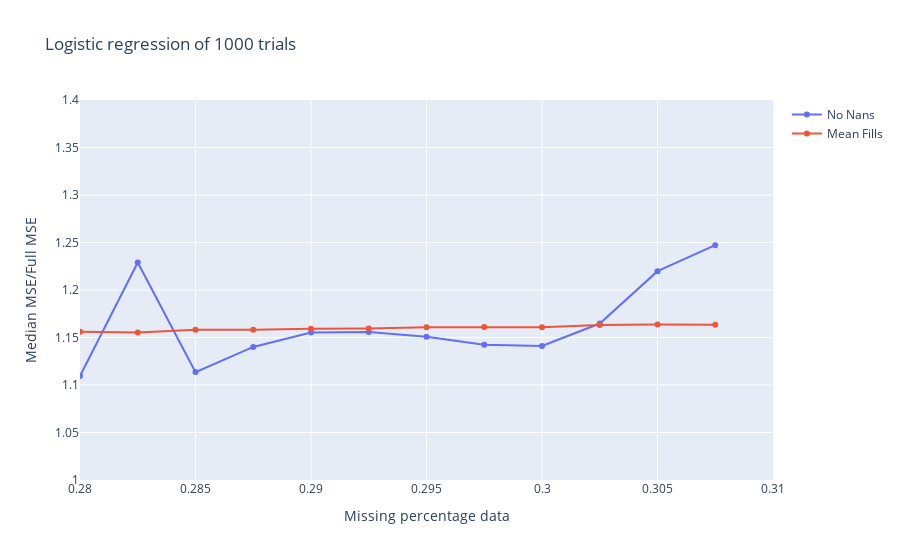

Notebook code for this chart:
### Code cell
import plotly.graph_objects as go

fig = go.Figure()

# Define the first trace
fig.add_trace(go.Scatter(x=mps,y=nonas,mode='lines+markers',name='No Nans'))
fig.add_trace(go.Scatter(x=mps,y=fills,mode='lines+markers',name='Mean Fills'))
# Define the second

# Update layout if needed
fig.update_layout(
    title='Logistic regression of 1000 trials',
    xaxis_title='Missing percentage data',
    yaxis_title='Median MSE/Full MSE',
    yaxis_range=[1, 1.4],
    xaxis_range = [0.28, 0.31]
)

# Show the plot
fig.show()

### Figure 1 — Plotly figure (JSON) as saved in the notebook; plotly's stock layout.template omitted (floating-point values rounded to 4 significant figures)
{"data": [{"mode": "lines+markers", "name": "No Nans", "type": "scatter", "x": [0.28, 0.2825, 0.285, 0.2875, 0.29, 0.2925, 0.295, 0.2975, 0.3, 0.3025, 0.305, 0.3075], "y": [1.11, 1.229, 1.114, 1.14, 1.155, 1.156, 1.151, 1.142, 1.141, 1.165, 1.22, 1.247]}, {"mode": "lines+markers", "name": "Mean Fills", "type": "scatter", "x": [0.28, 0.2825, 0.285, 0.2875, 0.29, 0.2925, 0.295, 0.2975, 0.3, 0.3025, 0.305, 0.3075], "y": [1.156, 1.155, 1.158, 1.158, 1.159, 1.16, 1.161, 1.161, 1.161, 1.163, 1.164, 1.163]}], "layout": {"title": {"text": "Logistic regression of 1000 trials"}, "xaxis": {"range": [0.28, 0.31], "title": {"text": "Missing percentage data"}}, "yaxis": {"range": [1, 1.4], "title": {"text": "Median MSE/Full MSE"}}}}
